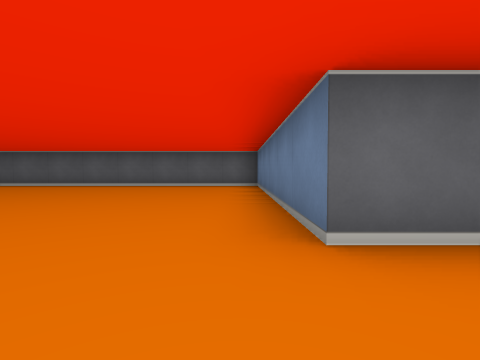
view 1 (above)

18 first-person views from a walk through a cub3D ray-caster map. The camera is about half as high as the walls, tilts 2° down and sees 85° across. The floor is counted in squares. Each view is taken from the middle of a square. On the plan, view 1 faces up. The plan holds only what a view shows up to about 9 squares ahead; the rest is blank.

view 2
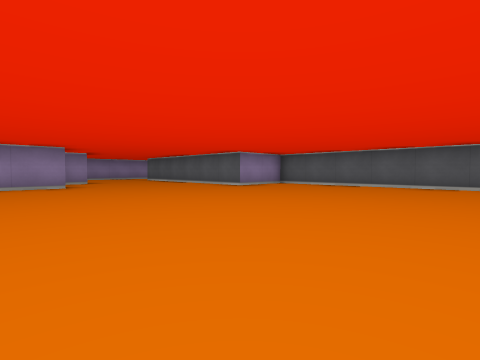

view 3
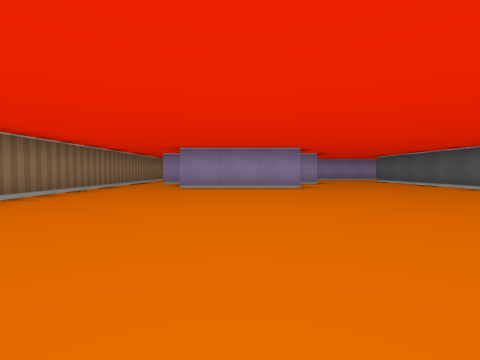

view 4
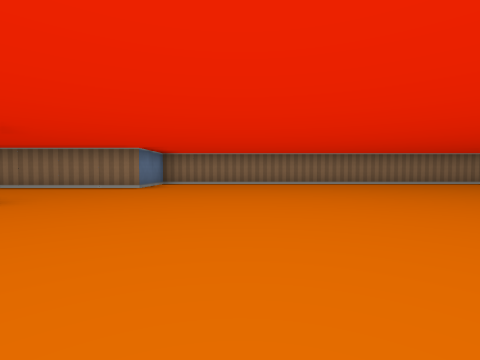

view 5
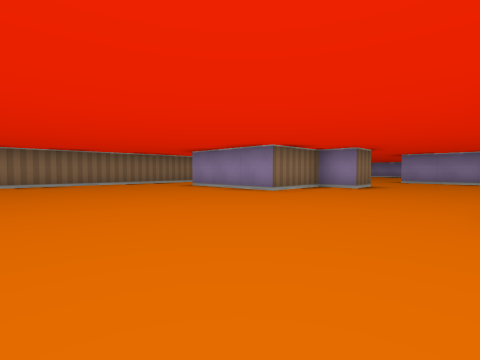

view 6
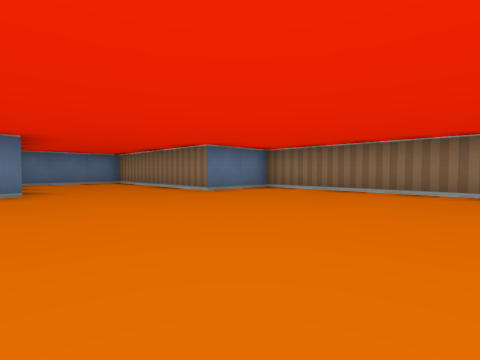

view 7
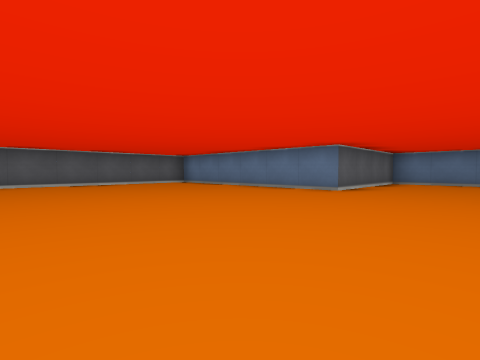

view 8
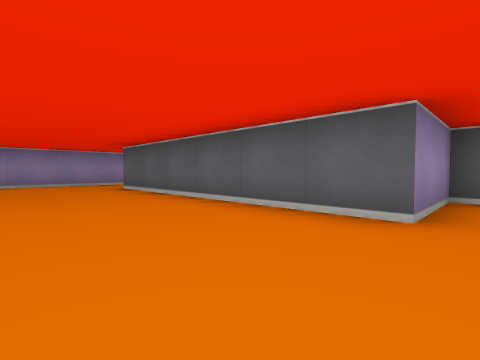

view 9
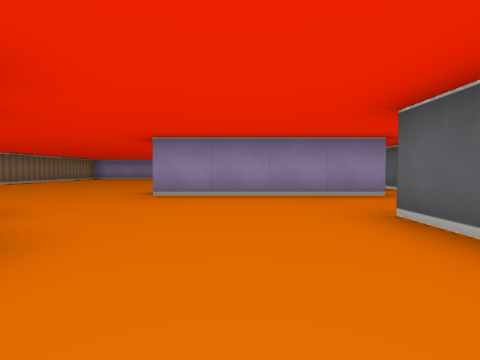

view 10
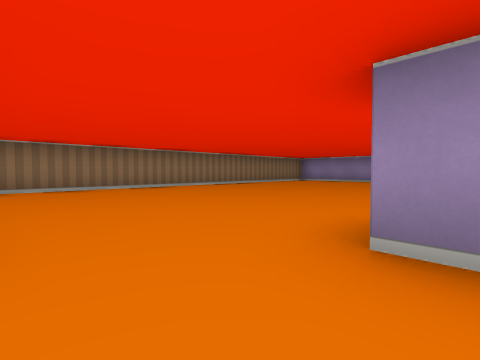

view 11
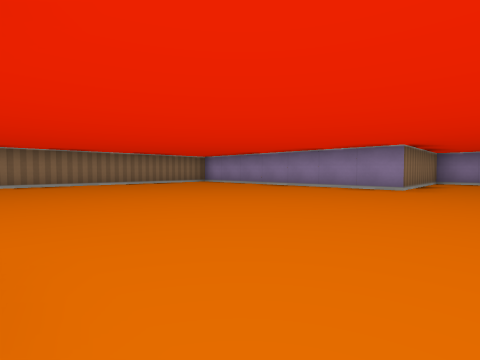

view 12
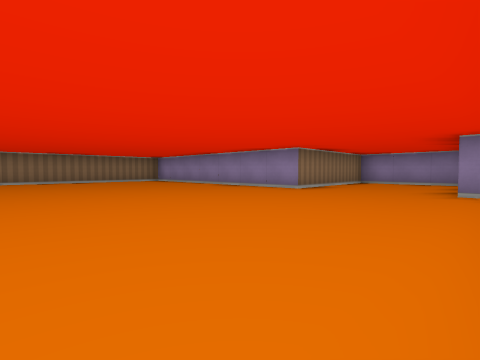

view 13
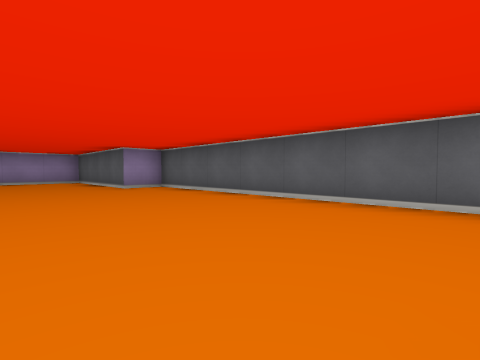

view 14
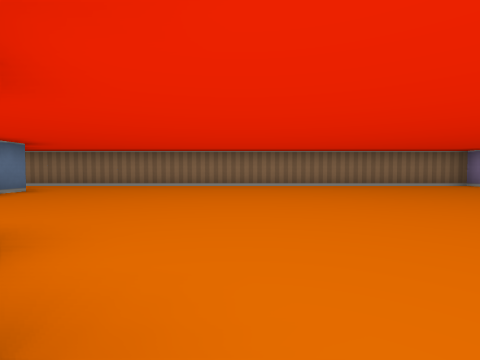

view 15
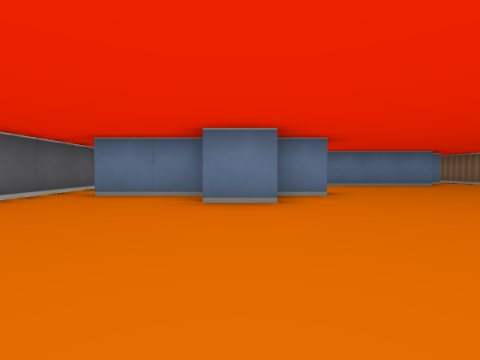

view 16
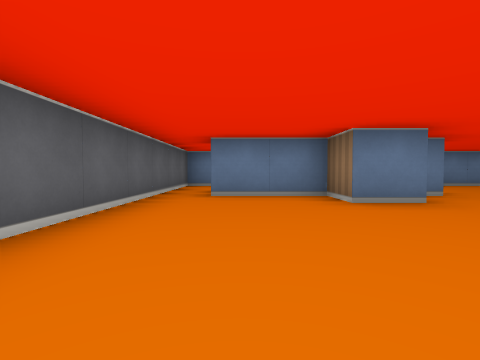

view 17
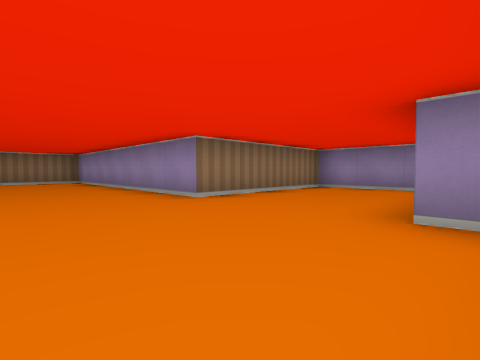

view 18
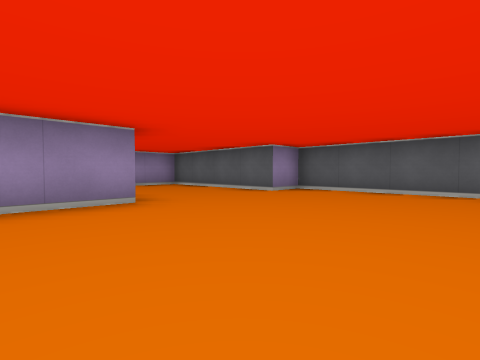

### Floor plan
Ten units are one square. View 1 is at (0, 0); x grows to the right and y downward. Boxes are objects, and circles mark ways between rooms. Rooms are numbered by the first view taken in them; rooms with no view inside come last. Other rooms are left out.
<svg viewBox="-290 -80 340 120">
<path fill="none" stroke="#000" d="M-125 -25 -115 -25 -115 -15 -95 -15 -95 15M-115 19 -115 25M6 -75 -75 -75 -75 -55 -135 -55M-115 35 -5 35 -5 15 42 15M45 12 45 -15 5 -15 5 -72M-155 -54 -155 -25M-175 -34 -175 -45 -165 -45 -165 -65M-165 -24 -165 -34M-165 -75 -245 -75 -245 -65 -285 -65 -285 -35 -245 -35 -245 35 -115 35M-135 16 -135 -15M-125 26 -125 21M-155 -66 -155 -54M-135 -68 -135 -75 -165 -75"/>
<circle cx="-110" cy="30" r="3" fill="#2a7"/>
<circle cx="-145" cy="-20" r="3" fill="#2a7"/>
<circle cx="-145" cy="-60" r="3" fill="#2a7"/>
<circle cx="-160" cy="-70" r="3" fill="#2a7"/>
<text x="-50" y="-20">1</text>
<text x="-200" y="-20">2</text>
<text x="-150" y="-70">3</text>
</svg>
Room 1 opens to room 2. Room 1 opens to room 3. Room 2 opens to room 3.

Where each view was taken, in squares from view 1:
view 1: 0 up, 0 right, facing up
view 2: 0 up, 2 left, facing up-left
view 3: 0 up, 3 left, facing left
view 4: 5 up, 3 left, facing down
view 5: 5 up, 5 left, facing down-left
view 6: 2 up, 5 left, facing down-right
view 7: 1 down, 5 left, facing up-right
view 8: 3 up, 7 left, facing up-left
view 9: 4 up, 11 left, facing left
view 10: 3 up, 14 left, facing down-left
view 11: 5 up, 18 left, facing down-left
view 12: 7 up, 19 left, facing down-left
view 13: 4 up, 18 left, facing up-left
view 14: 4 up, 18 left, facing down
view 15: 4 up, 21 left, facing right
view 16: 6 up, 21 left, facing right
view 17: 7 up, 22 left, facing down-left
view 18: 2 up, 21 left, facing up-left
